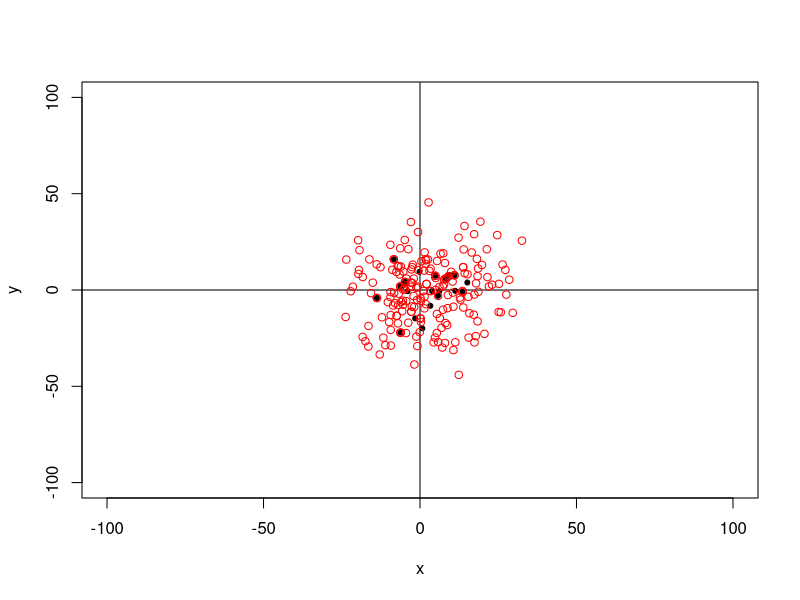

This figure's R source:
#!/usr/bin/Rscript

set.seed(1)
ITER = 200
SD = 10
NP = 20
F = 1
x = rep(NA, NP)
y = rep(NA, NP)
for (i in 1:NP)
{
	x[i] = rnorm(1, 0, SD)
	y[i] = rnorm(1, 0, SD)
}
p = data.frame(x, y)
n = nrow(p)

png(paste(commandArgs(TRUE)[1], ".png", sep = ""))
plot(p, pch = 20, xlim = c(-100,100), ylim = c(-100,100))

abline(h = 0)
abline(v = 0)

for (i in 1:ITER)
{
	p1 = p[sample(n, 1), ]
	p2 = p[sample(n, 1), ]
	p3 = p[sample(n, 1), ]
	p4 = p[sample(n, 1), ]
	p5 = p[sample(n, 1), ]
	p6 = p[sample(n, 1), ]
	p7 = p[sample(n, 1), ]
	p8 = p[sample(n, 1), ]
	p9 = p[sample(n, 1), ]
	p10 = p[sample(n, 1), ]
	p11 = p[sample(n, 1), ]
	p12 = p[sample(n, 1), ]
	p13 = p[sample(n, 1), ]
	points(p1 + F*(p2 - p3), col = "red")
	#points(p1 + (F/sqrt(6))*(p2 - p3 + p4 - p5 + p6 - p7 + p8 - p9 + p10 - p11 + p12 - p13), col = "red")
}
